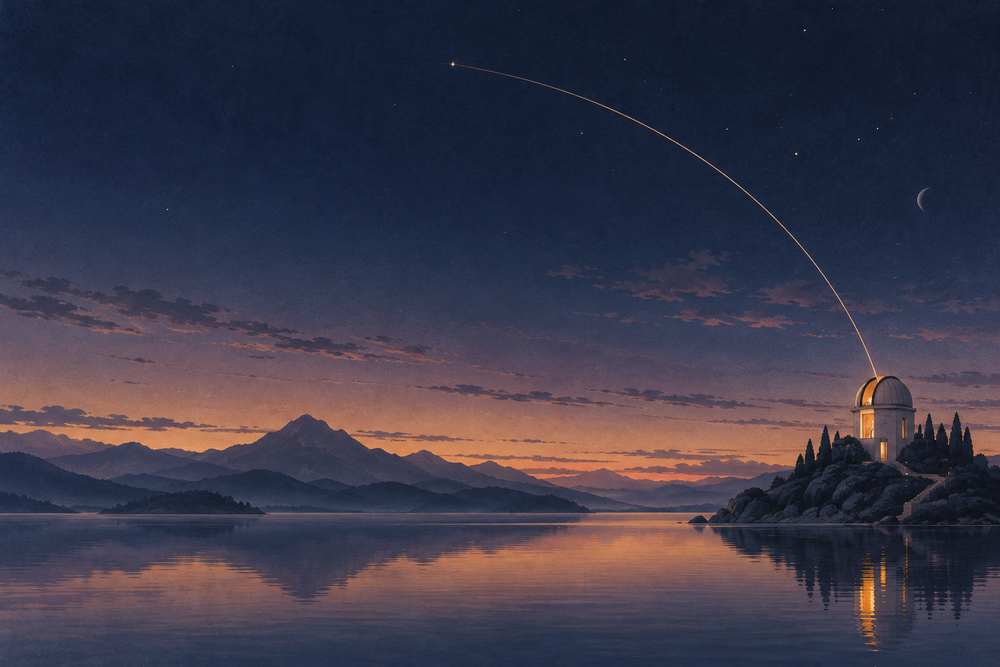
#> input picture redesign/assets/gen/v13-observatory-source.png, 1000 x 667 px, shrunk from 1536 x 1024 before the run
$ python detext.py ../assets/gen/v13-observatory-source.png ../assets/gen/exp-backend.png
#> lines starting #> are read from the running program, lines starting #| are printed output that depends on the picture; after the words box and inside, x2 and y2 are one past the last pixel; in counts of white or black regions, pixels touching at a corner belong together
"""Paint baked-in UI text out of a mockup so it can be used as a backdrop."""
import sys, numpy as np, cv2
src, out = sys.argv[1], sys.argv[2]
img = cv2.imread(src); H, W = img.shape[:2]
#> further down, img is the input picture: shape (667, 1000, 3); mean B, G, R 73.5, 57.1, 60.2
#> after `H, W = img.shape[:2]`: H = 667; W = 1000
hsv = cv2.cvtColor(img, cv2.COLOR_BGR2HSV)
#> hsv: shape (667, 1000, 3); mean H, S, V 107.7, 111.8, 83.1
gray = cv2.cvtColor(img, cv2.COLOR_BGR2GRAY)
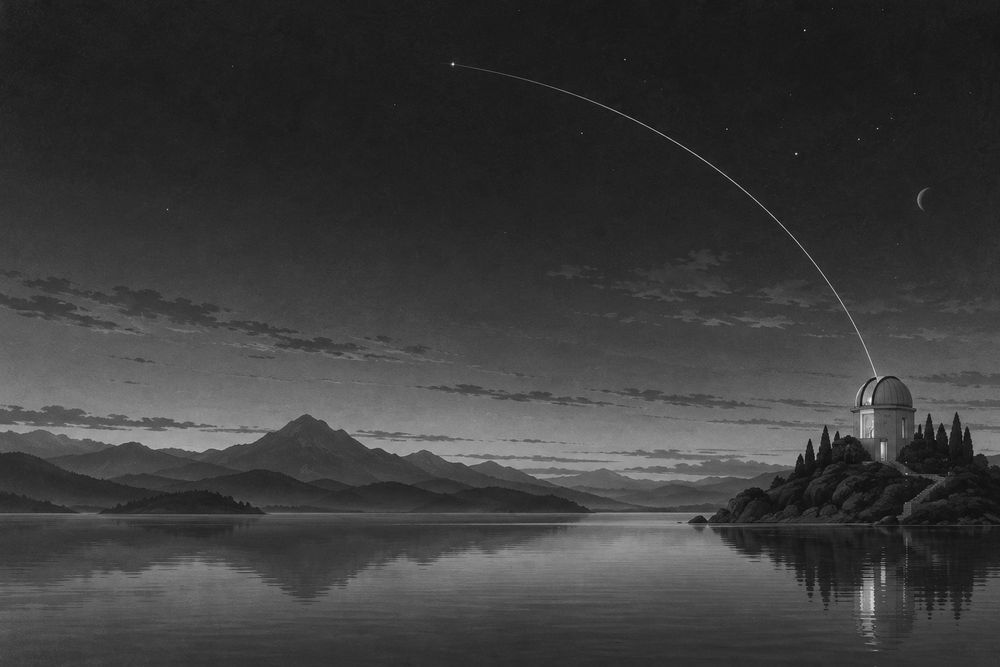
#> gray: shape (667, 1000); min 10, max 249, mean 59.9
mask = np.zeros((H, W), np.uint8)
# boxes (fractions) around the title, subtitle, CTA and nav in 05-elemental-flow
for x0, y0, x1, y1 in [(.31, .19, .69, .335), (.38, .335, .62, .385), (.43, .415, .57, .465), (.38, .03, .62, .075)]:
    X0, Y0, X1, Y1 = int(x0 * W), int(y0 * H), int(x1 * W), int(y1 * H)
    roi = gray[Y0:Y1, X0:X1]
    bg = cv2.medianBlur(roi, 31)
    txt = ((bg.astype(int) - roi.astype(int)) > 9).astype(np.uint8) * 255   # darker than surroundings = ink
    mask[Y0:Y1, X0:X1] = np.maximum(mask[Y0:Y1, X0:X1], txt)
#> this loop made 4 passes
#> pass 1, `roi = gray[Y0:Y1, X0:X1]`:
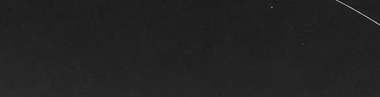
#> roi: shape (97, 380); min 17, max 169, mean 34.2
#> pass 1, `txt = ((bg.astype(int) - roi.astype(int)) > 9).astype(np.uint8) * 255`:
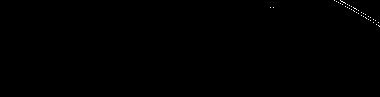
#> txt: shape (97, 380); 0.13% white in thin lines or dots, all inside (x1, y1, x2, y2) = (270, 0, 380, 27)
#> after the loop:
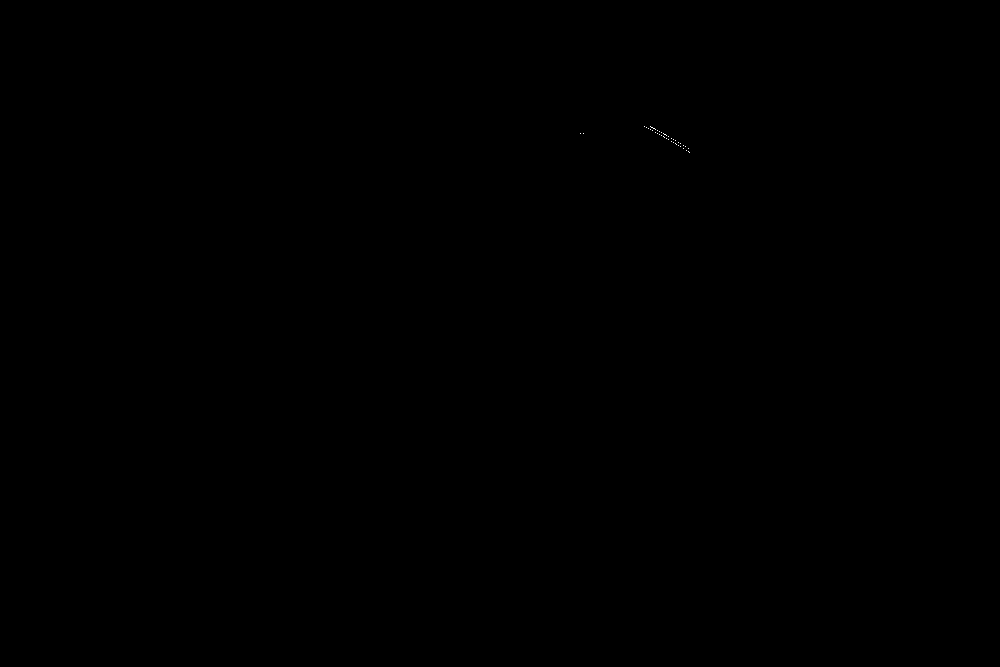
#> mask: shape (667, 1000); 0.01% white in thin lines or dots, all inside (x1, y1, x2, y2) = (580, 126, 690, 153)
#> after the loop:
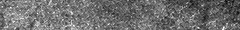
#> roi: shape (30, 240); min 22, max 37, mean 28.5; drawn with min black and max white
mask = cv2.dilate(mask, np.ones((13, 13), np.uint8))
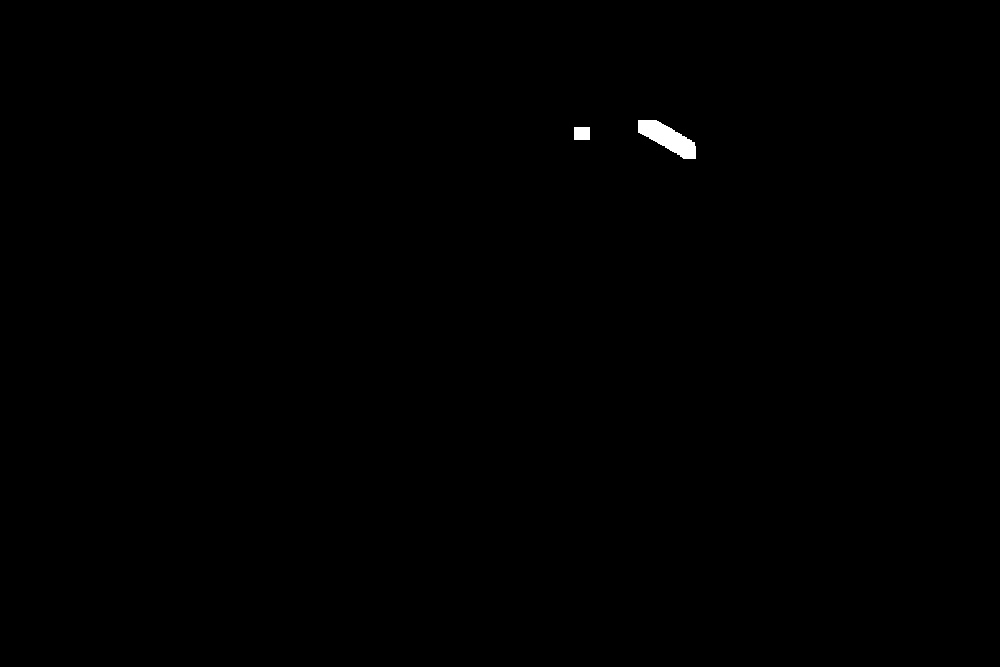
#> mask: shape (667, 1000); 0.21% white; 2 white regions, box (x1, y1, x2, y2) and area: (638, 120, 696, 159) 1164, (574, 127, 590, 140) 208
res = cv2.inpaint(img, mask, 9, cv2.INPAINT_TELEA)
# second pass with a softer blur to hide inpaint smears in the flat sky
blur = cv2.GaussianBlur(res, (0, 0), 6)
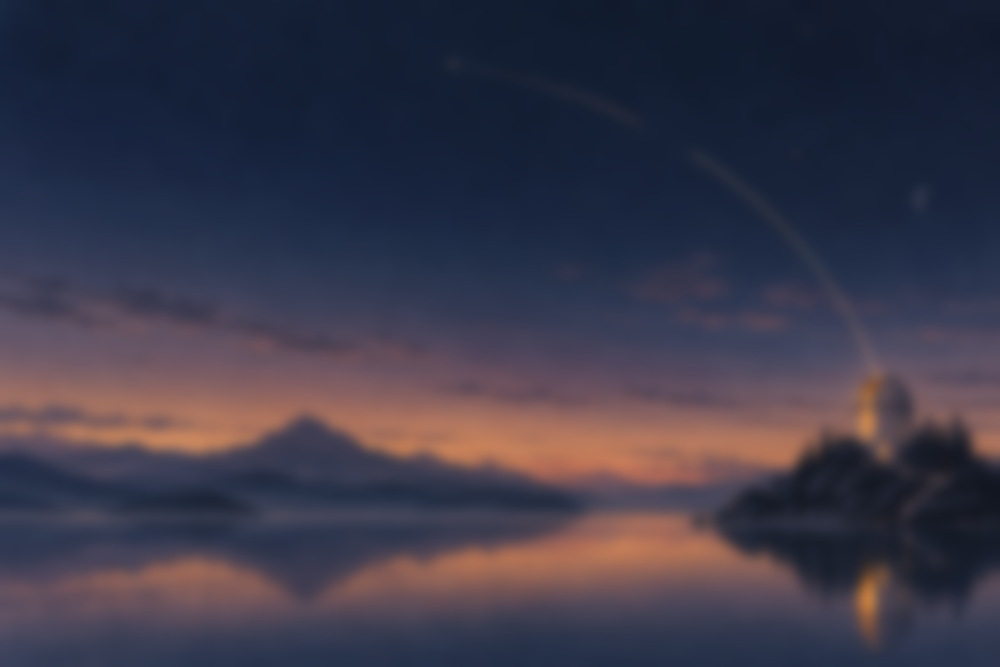
#> blur: shape (667, 1000, 3); mean B, G, R 73.5, 57.1, 60.1
soft = cv2.GaussianBlur(mask.astype(np.float32) / 255, (0, 0), 6)[..., None]
res = (res * (1 - soft) + blur * soft).astype(np.uint8)
cv2.imwrite(out, res, [cv2.IMWRITE_WEBP_QUALITY, 88] if out.endswith('.webp') else [])
cv2.imwrite(out.rsplit('.', 1)[0] + '-mask.png', mask)
print('ok', W, H, int(mask.mean() / 2.55), '% masked')
#| ok 1000 667 0 % masked
